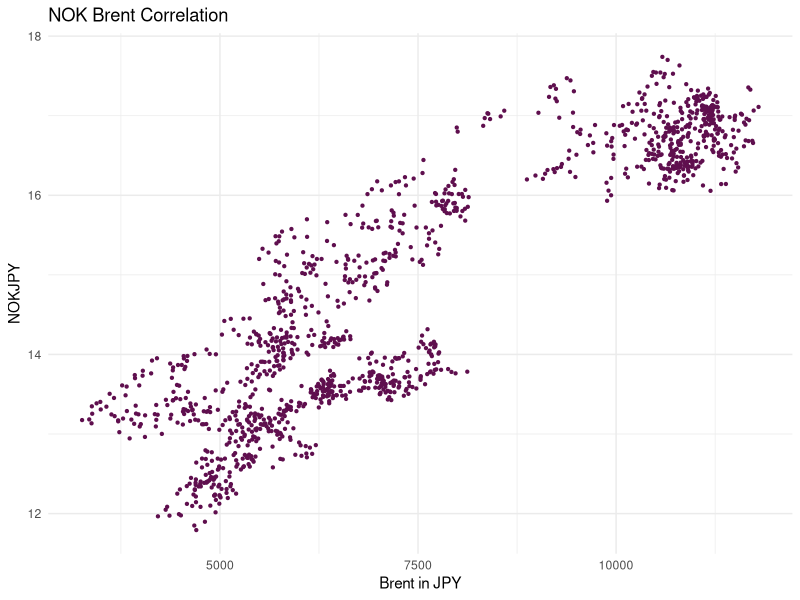

Here is the R script that generated this plot:
# Oil Money NOK - R Translation

# Load required libraries
library(tidyverse)
library(lubridate)
library(glmnet)
library(dplyr)
library(ggplot2)
library(tidyr)
library(urca)
library(tseries)

# Load and prepare data
df <- read.csv("data/brent crude nokjpy.csv", check.names = FALSE)
colnames(df)[1] <- "date"
df$date <- as.Date(df$date, format = "%m/%d/%Y")

# Scatter plot NOK vs Brent
df %>%
  filter(date < as.Date("2018-04-24")) %>%
  ggplot(aes(x = brent, y = nok)) +
  geom_point(color = "#5f0f4e", size = 0.8) +
  labs(title = "NOK Brent Correlation", x = "Brent in JPY", y = "NOKJPY") +
  theme_minimal()
